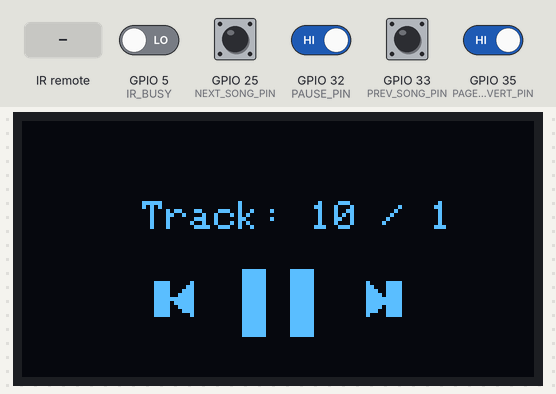
The program below on a simulated ESP32. Parts: 128×64 one-colour display. Inputs (shaded band) come from the test bench; at power-on: GPIO 25 (NEXT_SONG_PIN), GPIO 32 (PAUSE_PIN), GPIO 33 (PREV_SONG_PIN), GPIO 35 (PAGE_CONVERT_PIN) HIGH, GPIO 5 (IR_BUSY) LOW. The OLED is the two-colour kind (top 16 rows yellow); the audio player accepts every command and is not drawn; what the program prints to the serial monitor is not drawn.

Above: at 4.7 s.
4.8 s: GPIO 35 (PAGE_CONVERT_PIN) driven LOW
At 4.94 s:
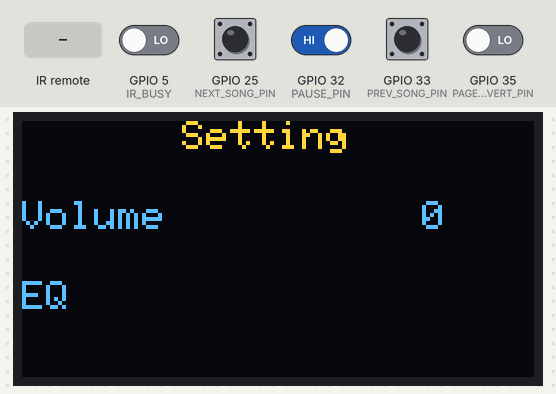
6.7 s: infrared code 0xBF40FF00 received
At 7.21 s:
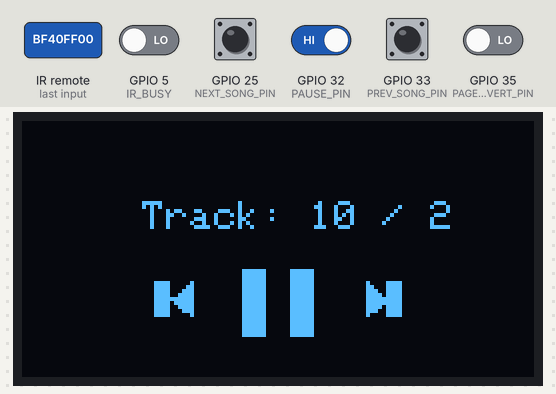
8.6 s: infrared code 0xBC43FF00 received
At 9.07 s:
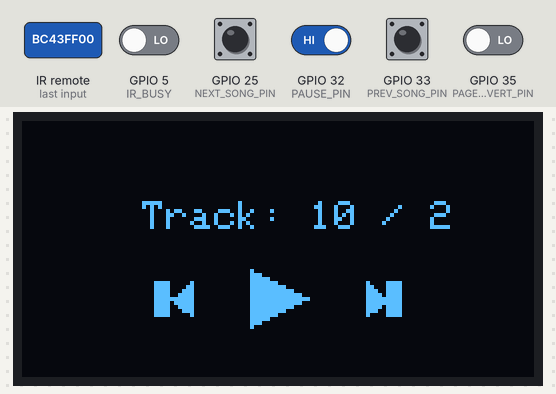

Measured:
- after the input at 4.8 s, the display: changes after 0.08 s (image 1)

The program:

main.cpp
```cpp
//----Set volume----
//  myDFPlayer.volume(10);  //Set volume value (0~30).
// myDFPlayer.volumeUp(); //Volume Up
//  myDFPlayer.volumeDown(); //Volume Down

//----Set different EQ----
//  myDFPlayer.EQ(DFPLAYER_EQ_NORMAL);
//  myDFPlayer.EQ(DFPLAYER_EQ_POP);
//  myDFPlayer.EQ(DFPLAYER_EQ_ROCK);
//  myDFPlayer.EQ(DFPLAYER_EQ_JAZZ);
//  myDFPlayer.EQ(DFPLAYER_EQ_CLASSIC);
//  myDFPlayer.EQ(DFPLAYER_EQ_BASS);

//----Thiết lặp sử dụng thẻ SD----
//  myDFPlayer.outputDevice(DFPLAYER_DEVICE_U_DISK);
//  myDFPlayer.outputDevice(DFPLAYER_DEVICE_SD);
//  myDFPlayer.outputDevice(DFPLAYER_DEVICE_AUX);
//  myDFPlayer.outputDevice(DFPLAYER_DEVICE_SLEEP);
//  myDFPlayer.outputDevice(DFPLAYER_DEVICE_FLASH);

//----Mp3 control----
//  myDFPlayer.sleep();     //sleep
//  myDFPlayer.reset();     //Reset the module
//  myDFPlayer.enableDAC();  //Kích hoạt On-chip DAC
//  myDFPlayer.disableDAC();  //Tắt On-chip DAC
//  myDFPlayer.outputSetting(true, 15); //Cài đặt output, kích hoạt output và cài đặt mức đầu ra là 15

//----Mp3 play----
//  myDFPlayer.next();  //Mở bài mp3 tiếp theo
//
//  myDFPlayer.previous();  //Mở bài mp3 trước
//
//  myDFPlayer.play(1);  //Mở bài mp3 đầu tiên
//
//  myDFPlayer.loop(1);  //Dừng bài mp3 đầu tiên
//
//  myDFPlayer.pause();  //tạm dừng mp3
//
//  myDFPlayer.start();  //Bắt đầu mp3 từ trạng thái tạm dừng
//
//  myDFPlayer.playFolder(15, 4);  //Mở 1 bài mp3 cụ thể trong SD:/15/004.mp3; tên Folder (1~99); tên File (1~255)
//
//  myDFPlayer.enableLoopAll(); //Lặp lại tất cả các file mp3
//
//  myDFPlayer.disableLoopAll(); //Dừng tất cả các file mp3
//
//  myDFPlayer.playMp3Folder(4); //Mở 1 bài mp3 cụ thể trong folder mp3 trong thẻ SD:/MP3/0004.mp3; Tên File(0~65535)
//
//  myDFPlayer.advertise(3); //Giới thiệu 1 bài mp3 cụ thể trong SD:/ADVERT/0003.mp3; Tên File (0~65535)
//
//  myDFPlayer.stopAdvertise(); //Dừng giới thiệu
//
//  myDFPlayer.playLargeFolder(2, 999); //Mở 1 bài mp3 cụ thể trong thẻ SD:/02/004.mp3; Tên Folder (1~10); tên File (1~1000)
//
//  myDFPlayer.loopFolder(5); //Lặp tất cả các file mp3 tron thư mục SD:/05.
//
//  myDFPlayer.randomAll(); //Random tất cả các bài mp3
//
//  myDFPlayer.enableLoop(); //bật vòng loop
//
//  myDFPlayer.disableLoop(); //tắt loop
//
//  //----Read imformation----
//  Serial.println(myDFPlayer.readState()); //đọc trạng thái mp3 hiện tại
//  Serial.println(myDFPlayer.readVolume()); //đọc giá trị volume hiện tại
//  Serial.println(myDFPlayer.readEQ()); //đọc cài đặt EQ
//  Serial.println(myDFPlayer.readFileCounts()); //Đọc tất cả các file có trong thẻ nhớ
//  Serial.println(myDFPlayer.readCurrentFileNumber()); //Đọc sô các file phát hiện tại
//  Serial.println(myDFPlayer.readFileCountsInFolder(3)); //Đọc số file trong folder SD:/03

#include "SoftwareSerial.h"
#include "DFRobotDFPlayerMini.h"
#include "IRremote.hpp"
#include <Wire.h>
#include <Adafruit_GFX.h>
#include <Adafruit_SSD1306.h>
#define IR_RECEIVE_PIN 34
#define NEXT_SONG_PIN 25
#define PREV_SONG_PIN 33
#define PAUSE_PIN 32
#define PAGE_CONVERT_PIN 35
#define IR_BUSY 5

#define SCREEN_WIDTH 128
#define SCREEN_HEIGHT 64
#define SCREEN_ADDRESS 0x3C
#define OLED_RESET -1

static const uint8_t PIN_MP3_TX = 26; // Connects to module's RX
static const uint8_t PIN_MP3_RX = 27; // Connects to module's TX
SoftwareSerial softwareSerial(PIN_MP3_RX, PIN_MP3_TX);
DFRobotDFPlayerMini player;
Adafruit_SSD1306 display(SCREEN_WIDTH, SCREEN_HEIGHT, &Wire, OLED_RESET);

int isPause = 0;

int page = 0; // page 0 la setting, page 1 la track
int EQ = 3;   // ko biet EQ la gi

// OLED function

void drawSetting() // page 0
{
  display.setCursor(40, 0);
  display.print("Setting");
  display.setCursor(0, 20);
  display.print("Volume");
  display.setCursor(100, 20);
  display.print(player.readEQ());
  display.setCursor(0, 40);
  display.print("EQ");
  display.setCursor(100, 40);
}
void drawInforTrack()
{
  display.setCursor(30, 20);
  display.print("Track: ");
  display.print(player.readFileCounts());
  display.print(" / ");
  display.print(player.readCurrentFileNumber());
}
void drawNext()
{
  int16_t x = 91;     // X coordinate of the top-left corner
  int16_t y = 40;     // Y coordinate of the top-left corner
  int16_t width = 4;  // Width of the rectangle
  int16_t height = 9; // Height of the rectangle
  display.fillRect(x, y, width, height, SSD1306_WHITE);
  int16_t x0 = 86, y0 = 40; // Top vertex (centered at the top)
  int16_t x1 = 86, y1 = 48; // Bottom-left vertex
  int16_t x2 = 91, y2 = 44; // Bottom-right vertex
  display.fillTriangle(x0, y0, x1, y1, x2, y2, SSD1306_WHITE);
}
void drawPre()
{
  int16_t x = 33;     // X coordinate of the top-left corner
  int16_t y = 40;     // Y coordinate of the top-left corner
  int16_t width = 4;  // Width of the rectangle
  int16_t height = 9; // Height of the rectangle
  display.fillRect(x, y, width, height, SSD1306_WHITE);
  int16_t x0 = 42, y0 = 40; // Top vertex (centered at the top)
  int16_t x2 = 37, y1 = 48; // Bottom-left vertex
  int16_t x1 = 42, y2 = 44; // Bottom-right vertex
  display.fillTriangle(x0, y0, x1, y1, x2, y2, SSD1306_WHITE);
}
void drawPause()
{
  int16_t x = 67;      // X coordinate of the top-left corner
  int16_t y = 37;      // Y coordinate of the top-left corner
  int16_t width = 6;   // Width of the rectangle
  int16_t height = 17; // Height of the rectangle
  display.fillRect(x, y, width, height, SSD1306_WHITE);
  int16_t x1 = 55;      // X coordinate of the top-left corner
  int16_t y1 = 37;      // Y coordinate of the top-left corner
  int16_t width1 = 6;   // Width of the rectangle
  int16_t height1 = 17; // Height of the rectangle
  display.fillRect(x1, y1, width1, height1, SSD1306_WHITE);
}
void drawRun()
{
  int16_t x0 = 57, y0 = 37; // Top vertex (centered at the top)
  int16_t x1 = 57, y1 = 51; // Bottom-left vertex
  int16_t x2 = 71, y2 = 44; // Bottom-right vertex
  display.fillTriangle(x0, y0, x1, y1, x2, y2, SSD1306_WHITE);
}
void drawTrack()
{
  if (isPause == 0)
  {
    drawPause();
  }
  else
  {
    drawRun();
  }
  drawInforTrack();
  drawNext();
  drawPre();
}

void setup()
{

  Serial.begin(9600);
  // Software serial initialize ...
  softwareSerial.begin(9600);
  // IR remote initialize ...
  IrReceiver.begin(IR_RECEIVE_PIN);
  // DFPlayer initialize ...
  while (!player.begin(softwareSerial))
  {
    Serial.println("Connecting to DFPlayer Mini failed!");
  }

  // OLED peripherals
  pinMode(IR_BUSY, INPUT);
  pinMode(NEXT_SONG_PIN, INPUT);
  pinMode(PREV_SONG_PIN, INPUT);
  pinMode(PAGE_CONVERT_PIN, INPUT);
  pinMode(PAUSE_PIN, INPUT);
  if (!display.begin(SSD1306_SWITCHCAPVCC, SCREEN_ADDRESS))
  {
    Serial.println(F("SSD1306 allocation failed"));
    for (;;)
      ;
  }
  display.clearDisplay();
  display.setTextSize(1);
  display.setTextColor(SSD1306_WHITE);
  // drawSetting();
  display.display();
  // End OLED setup

  // // Start communication with DFPlayer Mini
  delay(3000); // DFPlayer take about 2s to init the system
  Serial.println("System is running...");
  player.volume(25); // Set volume of speaker
  player.enableDAC();
  player.randomAll(); // Play randomly all songs
}

void loop()
{
  Serial.begin(9600);
  if (digitalRead(IR_BUSY) == 1 && isPause == 0)
  {
    Serial.println(" play ");
    player.randomAll(); // Play randomly all songs
  }

  if (digitalRead(PAGE_CONVERT_PIN) == 0)
    page = !page;
  if (digitalRead(PAUSE_PIN) == 0)
  {
    isPause = !isPause;
    if (isPause == 1)
    {
      player.pause();
    }
    else if (isPause == 0)
      player.start();
  }
  if (digitalRead(PREV_SONG_PIN) == 0 && isPause == 0)
  {
    delay(100);
    player.previous();
  }
  if (digitalRead(NEXT_SONG_PIN) == 0 && isPause == 0)
  {
    delay(100);
    player.next();
  }

  display.clearDisplay();
  display.setTextSize(1);
  display.setTextColor(SSD1306_WHITE);
  if (page == 1)
  {
    display.clearDisplay();
    drawSetting();
    // display.display();
  }
  else
  {
    display.clearDisplay();
    drawTrack();
  }

  if (IrReceiver.decode())
  {
    uint64_t command = IrReceiver.decodedIRData.decodedRawData;
    Serial.print("0x");
    Serial.println(command, HEX);
    delay(100);
    switch (command)
    {
    case 0xBB44FF00: // PREV SONG
      if (isPause == 0)
        player.previous();
      break;
    case 0xBF40FF00: // NEXT SONG
      if (isPause == 0)
        player.next();
      break;
    case 0xBC43FF00: // pause/play
      isPause = !isPause;
      if (isPause == 1)
      {
        player.pause();
      }
      else if (isPause == 0)
        player.start();
      break;
    case 0xF807FF00: // volume -
      player.volumeDown();
      break;
    case 0xEA15FF00: // volumn +
      player.volumeUp();
      break;
    case 0xE916FF00:
      page = !page;
      break;
    default:
      break;
    }
    IrReceiver.resume();
  }

  display.display();
  delay(100);
}
```
